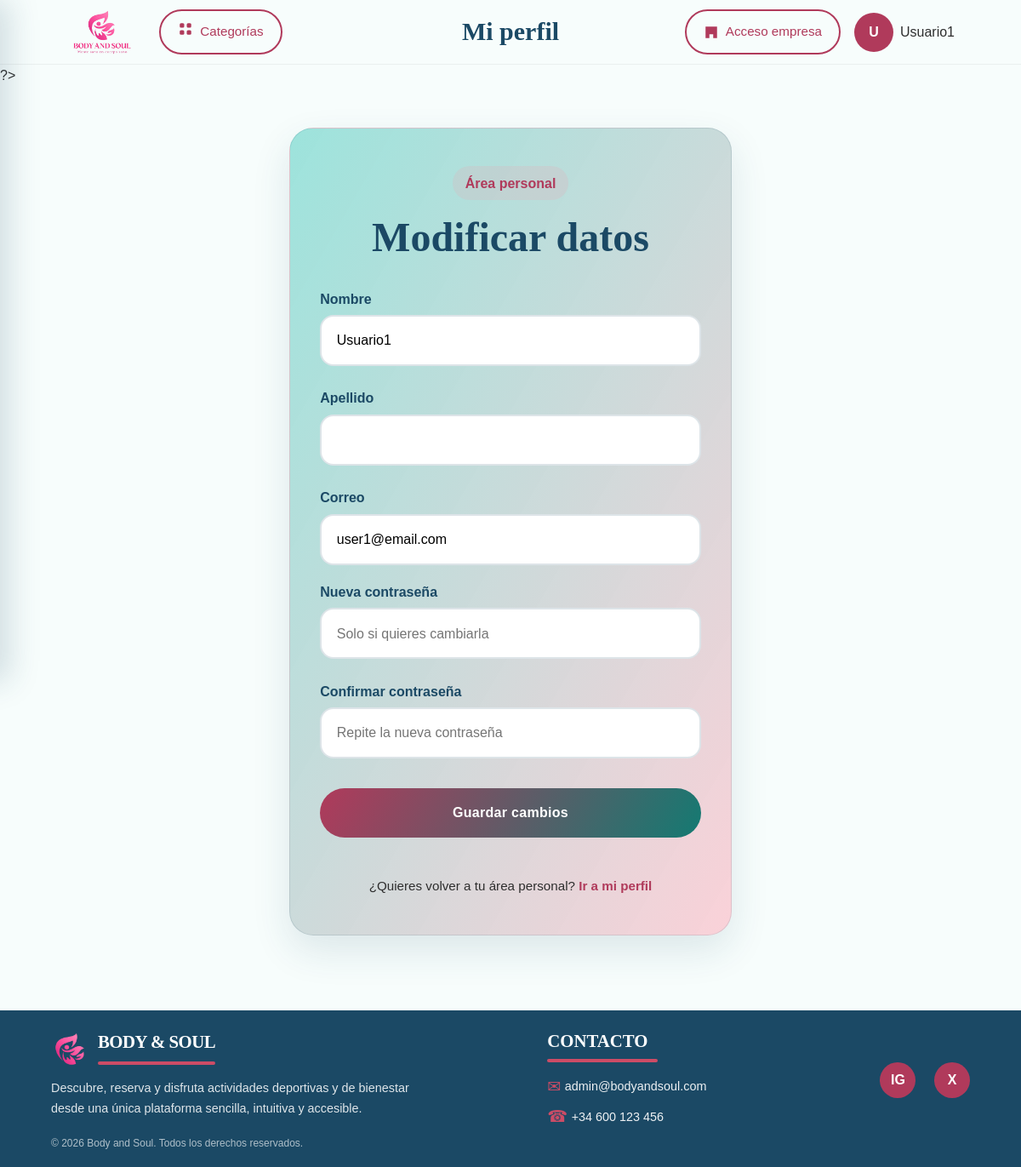
/publico/modificar-datos.php (signed in), run on the app's committed database.
### tables this page shows
CREATE TABLE `usuario` (
  `id_usuario` int(11) NOT NULL,
  `nombre` varchar(100) NOT NULL,
  `apellido` varchar(30) NOT NULL,
  `email` varchar(150) NOT NULL,
  `contrasena` varchar(255) NOT NULL,
  `telefono` varchar(20) DEFAULT NULL,
  `id_rol` int(11) NOT NULL,
  `fecha_registro` datetime NOT NULL DEFAULT current_timestamp(),
  `intentos` int(1) NOT NULL,
  `estado` enum('activo','suspendido') NOT NULL DEFAULT 'activo'
);

### bd/bd.php (called while the page is built, shortened)
<?php
class db{
public $pdo = "";
public function __construct($host,$port,$db,$user,$pass) {
    $this->pdo = new PDO("mysql:host=".$host.";port=".$port.";dbname=".$db.";charset=utf8", $user, $pass);
    }
public function ObtenerUsuario($id){
    $sentencia="SELECT * FROM usuario WHERE id_usuario = :id";
    $ejecuccion=$this->pdo->prepare($sentencia);
    $ejecuccion->execute([
        ":id" => $id
    ]);
    $fila = $ejecuccion->fetch(PDO::FETCH_ASSOC);
    return $fila;
}
}
?>

### publico/modificar-datos.php (the view, shortened to what this page needs)
<?php
$titulo="<h1>Mi perfil</h1>";
require_once("head.php");
$usuario = $bbdd->ObtenerUsuario($_SESSION["usuario"]);
$nombre = $usuario["nombre"];
$apellido = $usuario["apellido"];
$email = $usuario["email"];
?>
?>
  <main class="login-page">
    <section class="login-section">
      <div class="container">
        <div class="login-wrapper">
          <div class="login-card">
            <div class="login-card-header">
              <span class="section-tag">Área personal</span>
              <h2>Modificar datos</h2>
            </div>
            <form action="" method="post" class="login-form" enctype="multipart/form-data">
            <div class="form-group">
              <label for="nombre">Nombre</label>
              <input type="text" id="nombre" name="nombre" value="<?php echo htmlspecialchars($nombre); ?>">
            </div>
            <div class="form-group">
              <label for="apellido">Apellido</label>
              <input type="text" id="apellido" name="apellido" value="<?php echo htmlspecialchars($apellido); ?>">
            </div>
            <div class="form-group full-width">
              <label for="email">Correo</label>
              <input type="email" id="email" name="email" value="<?php echo htmlspecialchars($email); ?>" readonly>
            </div>
            <div class="form-group">
              <label for="password">Nueva contraseña</label>
              <input type="password" id="password" name="password" placeholder="Solo si quieres cambiarla">
            </div>
            <div class="form-group">
              <label for="confirm-password">Confirmar contraseña</label>
              <input type="password" id="confirm-password" name="confirm_password" placeholder="Repite la nueva contraseña">
            </div>
                <button type="submit" name="guardar" value="guardar" class="btn btn-primary btn-full login-btn full-width">
                Guardar cambios
                </button>
            <p class="login-register-text">
                ¿Quieres volver a tu área personal?
                <a href="perfil.php" class="register-link">Ir a mi perfil</a>
            </p>
          </div>
        </div>
      </div>
    </section>
  </main>
 <?php
require_once("footer.php");
?>
</body>
</html>

### publico/head.php (shortened to what this page needs)
<?php
require_once("../bd/bd.php");
$bbdd= new db("localhost",3306,"plataforma_servicios1","root","");
if(isset($_SESSION["usuario"])){
  $usuario=$bbdd->ObtenerUsuario($_SESSION["usuario"]);
  $nombre=$usuario["nombre"];
  $apellido=$usuario["apellido"];
  $inicial=strtoupper($nombre[0]);
  $iniciosesion=$iniciosesion="<a href='perfil.php' class='contenedorinicio'>
                  <span class='profile-avatar'>".$inicial."</span>
                  <span class='profile-name'>".$nombre." ".$apellido."</span>
                  </a>";
}
?>
<!DOCTYPE html>
<html lang="es">
<head>
  <link rel="stylesheet" href="../css/styles.css"/>
  <link rel="stylesheet" href="../css/public-styles/index.css"/>
  <link rel="stylesheet" href="../css/public-styles/login.css"/>
  <link rel="stylesheet" href="../css/public-styles/perfil.css"/>
  <link rel="stylesheet" href="../css/public-styles/categoria.css"/>
  <link rel="stylesheet" href="../css/public-styles/actividad.css"/>
  <link rel="stylesheet" href="../css/public-styles/reserva.css"/>
  <link rel="stylesheet" href="../css/public-styles/mis-reservas.css"/>
  <link rel="stylesheet" href="../css/public-styles/mis-valoraciones.css"/>
  <link rel="stylesheet" href="../css/public-styles/favoritos.css"/>
  <link rel="stylesheet" href="https://unpkg.com/leaflet/dist/leaflet.css">
</head>
<body>
<header class="main-header">
  <div class="container header-container">
    <div class="header-left">
      <a href="index.php">
        <img src="../img/logo.PNG" alt="Logo Body and Soul" class="logo">
      </a>
      <button type="button" id="abrirCategorias" class="btn btn-outline header-categories-btn">
        <span class="cat-icon">
          <svg width="18" height="18" viewBox="0 0 24 24" fill="currentColor">
            <rect x="3" y="3" width="7" height="7" rx="2"/>
            <rect x="14" y="3" width="7" height="7" rx="2"/>
            <rect x="3" y="14" width="7" height="7" rx="2"/>
            <rect x="14" y="14" width="7" height="7" rx="2"/>
          </svg>
        </span>
        Categorías
      </button>
    </div>
    <div class="header-title">
      <?=$titulo?>
    </div>
    <div class="header-right">
      <a href="../Empresa/login-empresa.php" class="btn btn-outline">
        <span class="btn-icon">
          <svg viewBox="0 0 24 24" fill="currentColor">
            <path d="M3 21V3h18v18h-6v-6H9v6H3zm4-4h2v2H7v-2zm0-4h2v2H7v-2zm0-4h2v2H7V9zm4 4h2v2h-2v-2zm0-4h2v2h-2V9zm4 8h2v2h-2v-2zm0-4h2v2h-2v-2z"/>
          </svg>
        </span>
        Acceso empresa
      </a>
      <?=$iniciosesion?>
    </div>
  </div>
</header>

### css/styles.css (style rules this page uses)
:root { --mint: #147a72; --navy: #1B4965; --pink: #b03a5b; --light: #F7FDFC; --dark: #2E2E2E; --white: #ffffff; --font-title: "Sansita Swashed", serif; --font-text: "Overpass", sans-serif; --radius-sm: 10px; --radius-md: 18px; --radius-lg: 28px; --shadow-soft: 0 10px 30px rgba(27, 73, 101, 0.12); --transition: all 0.3s ease; }
* { margin: 0; padding: 0; box-sizing: border-box; }
html { scroll-behavior: smooth; }
body { font-family: var(--font-text); color: var(--dark); background-color: var(--light); line-height: 1.6; }
img { max-width: 100%; display: block; }
a { text-decoration: none; color: inherit; }
button, input, select, textarea { font: inherit; }
.container { width: min(1200px, 92%); margin: 0 auto; }
h1, h2, h3, h4 { font-family: var(--font-title); color: var(--navy); line-height: 1.15; }
.section-tag { display: inline-block; background-color: rgba(255, 143, 163, 0.15); color: var(--pink); font-weight: 700; padding: 0.45rem 0.9rem; border-radius: 999px; margin-bottom: 1rem; }
.btn { display: inline-flex; align-items: center; justify-content: center; gap: 0.5rem; border: none; cursor: pointer; padding: 0.75rem 1.2rem; border-radius: 999px; font-weight: 500; transition: var(--transition); text-align: center; }
.btn-primary { background-color: var(--pink); color: var(--white); }
.btn-outline { background-color: transparent; border: 2px solid var(--pink); color: var(--pink); }
.btn-full { width: 100%; }
.main-header { background: #F7FDFC; border-bottom: 1px solid rgba(0,0,0,0.05); }
.header-container { display: flex; align-items: center; gap: 15px; padding: 10px 30px; }
.header-left { display: flex; align-items: center; gap: 20px; }
.logo { height: 55px; }
.header-title { display: flex; align-items: center; }
.header-title h1 { font-family: var(--font-title); font-size: 30px; color: var(--navy); }
.header-right { display: flex; align-items: center; gap: 12px; margin-left: auto; }
.header-right .btn, .header-categories-btn { font-size: 0.95rem; padding: 0.75rem 1.25rem; }
.btn-icon svg, .cat-icon svg { width: 18px; height: 18px; }

### css/public-styles/index.css (style rules this page uses)
.header-container { display: grid; grid-template-columns: 1fr auto 1fr; align-items: center; }
.header-left { justify-self: start; display: flex; align-items: center; gap: 1.5rem; }
.header-title { justify-self: center; text-align: center; }
.header-right { justify-self: end; display: flex; align-items: center; gap: 1rem; }
.btn-icon { display: flex; align-items: center; justify-content: center; }
.btn-icon svg { width: 18px; height: 18px; }
.header-right { position: relative; z-index: 20; }
.contenedorinicio { display: flex; align-items: center; gap: 0.5rem; position: relative; z-index: 30; cursor: pointer; pointer-events: auto; }

### css/public-styles/login.css (style rules this page uses)
.login-page { min-height: calc(100vh - 160px); display:flex; align-items:center; }
.login-section { width:100%; padding:3rem 0 4rem; }
.login-wrapper { display:flex; justify-content:center; }
.login-card { width:100%; max-width:520px; padding:2.8rem 2.2rem; border-radius:28px; border:1px solid rgba(27,73,101,0.12); background:linear-gradient( 120deg, rgba(46,196,182,0.45), rgba(255,143,163,0.40), rgba(46,196,182,0.45) ); background-size:200% 200%; animation:auroraFlow 8s ease infinite; box-shadow:0 18px 45px rgba(27,73,101,0.12); }
.login-card-header { text-align:center; margin-bottom:2rem; }
.login-card-header h2 { font-size:clamp(2rem,4vw,3rem); color:var(--navy); }
.login-form { display:grid; grid-template-columns:1fr 1fr; gap:1.2rem; }
.form-group { display:flex; flex-direction:column; gap:6px; }
.form-group label { font-weight:700; color:var(--navy); }
.form-group input { padding:0.95rem 1.1rem; border-radius:16px; border:2px solid rgba(27,73,101,0.15); background:#ffffff; transition:all .3s ease; }
.full-width { grid-column:1 / -1; }
.login-btn { margin-top:10px; padding:1rem; border-radius:30px; background:linear-gradient( 120deg, var(--pink), var(--mint) ); border:none; color:white; font-weight:700; letter-spacing:.3px; cursor:pointer; transition:all .35s ease; }
.login-register-text { text-align:center; margin-top:1.6rem; font-size:0.95rem; }
.register-link { color:var(--pink); font-weight:700; transition:all .25s ease; }
.login-wrapper { display: flex; justify-content: center; align-items: center; }
.login-card { margin: 0 auto; }
.login-form { display: flex; flex-direction: column; gap: 1.2rem; }
.login-form .form-group { width: 100%; }
.login-form input { width: 100%; }

### data on the page
usuario: nombre "U", nombre "Usuario1", email "user1@email.com"
